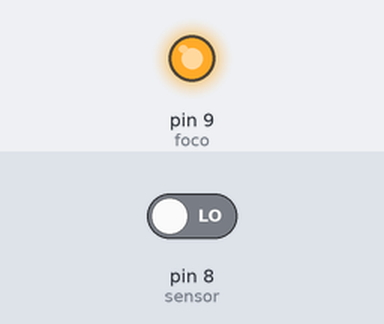
Recording of a sketch running on a simulated Arduino Uno, built with avr-gcc and run on an emulated ATmega328P. Shown: output pins drawn as LEDs (lit = HIGH). The test bench sets the inputs (shaded band); at power-on: pin 8 (sensor) LOW.

Above: at 1.2 s.
1.3 s: pin 8 (sensor) driven HIGH
At 2.0 s:
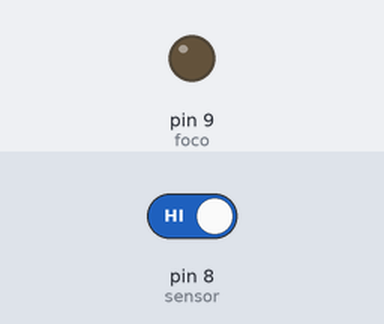
2.8 s: pin 8 (sensor) driven LOW
At 4.7 s:
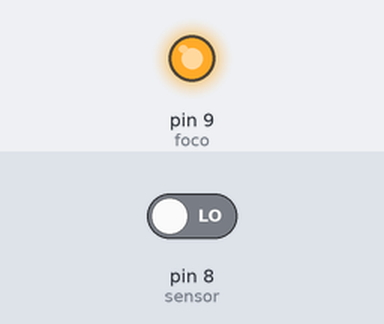
Timing chart, 0 to 6.2 s (numbered marks = the images above; inputs shaded):
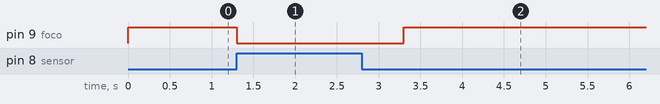

The sketch:

Alarma_de_movimiento.ino
```cpp
int foco = 9;
int sensor = 8;
int val = 0;

void setup() {
 pinMode(foco,OUTPUT);
 pinMode(sensor,INPUT);
 digitalWrite(foco,HIGH);
}

void loop() {

val =digitalRead(sensor);


if(val == 1){
  digitalWrite(foco,LOW);
  delay(2000);
}
else{
  digitalWrite(foco,HIGH);
}


}
```

Measured:
- after the input at 1.3 s, pin 9 (foco): HIGH → LOW at once
- after the input at 2.8 s, pin 9 (foco): LOW → HIGH after 0.50 s
